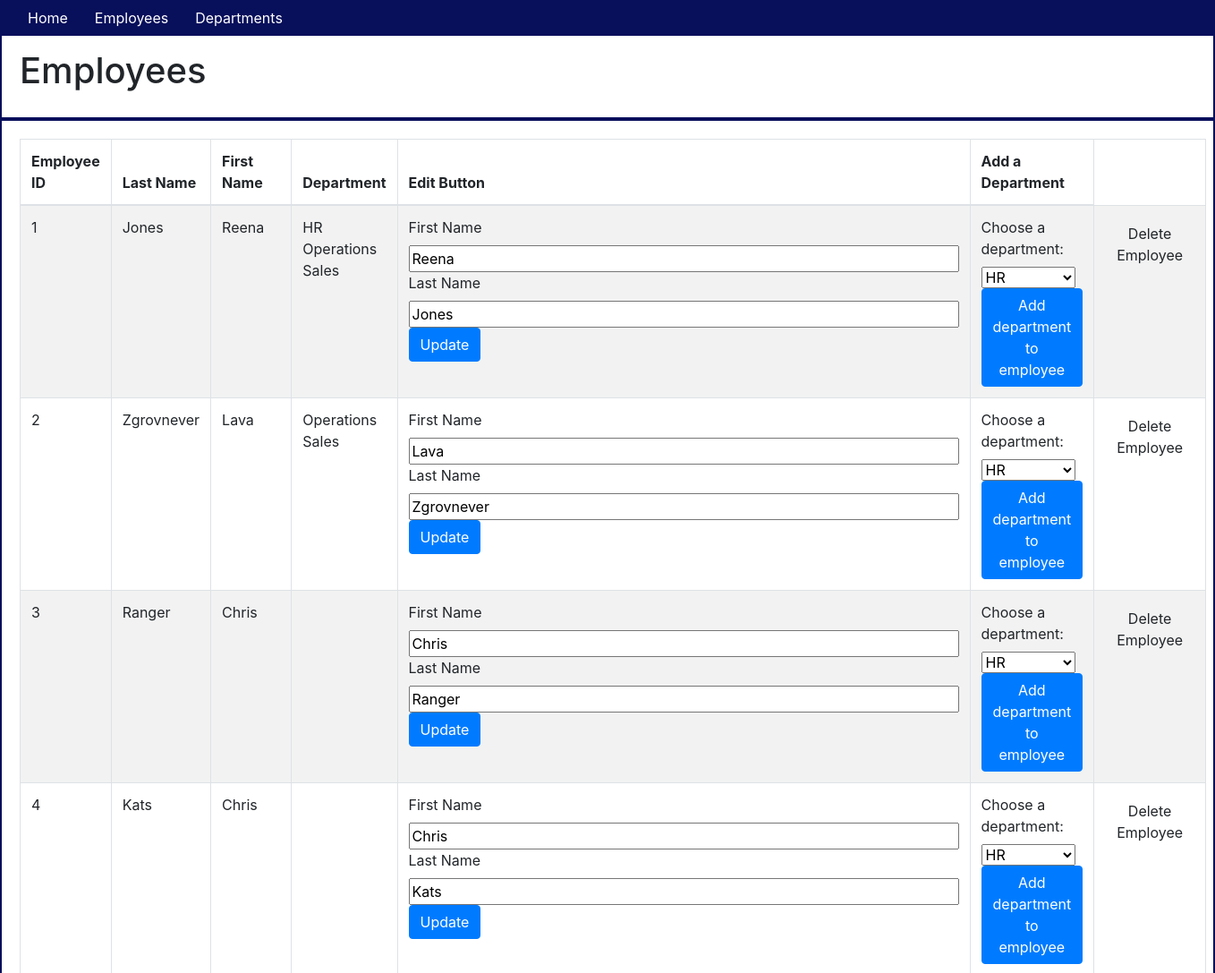
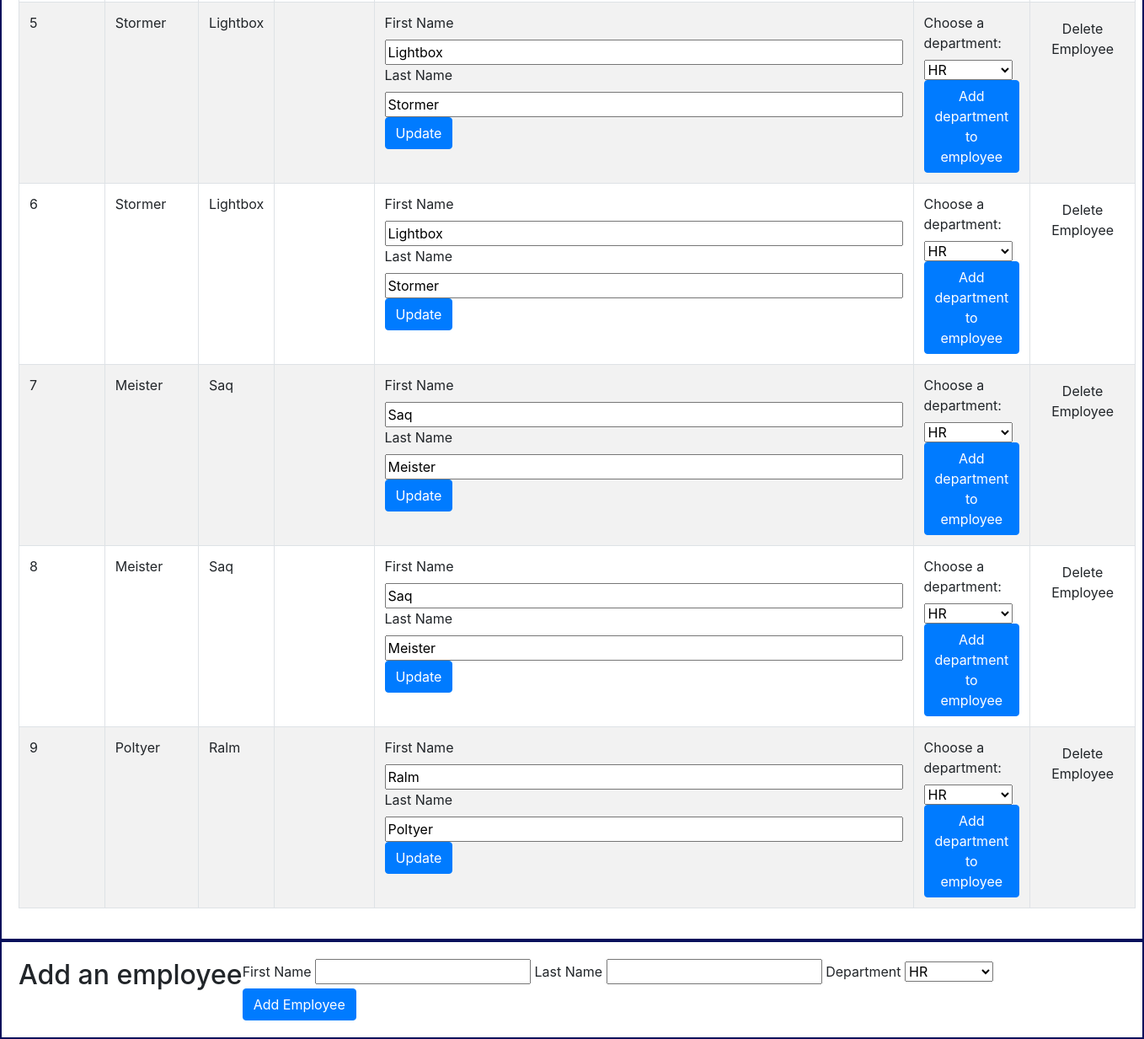
The page /employees on the database its author committed (2 pictures, top to bottom).
### app/models.py (models this page shows, shortened)
class Employee(db.Model):
    id = db.Column(db.Integer, primary_key=True)
    first_name = db.Column(db.String(64))
    last_name = db.Column(db.String(64), index=True)
    departments = db.relationship('Department', secondary=links, backref='employee', lazy='dynamic')

class Department(db.Model):
    id = db.Column(db.Integer, primary_key=True)
    name = db.Column(db.String(64))
    employees = db.relationship('Employee', secondary=links, backref='department', lazy='dynamic')
    def __repr__(self):
        return '<{} Department>'.format(self.name)

### app/routes.py (the view)
@app.route('/employees')
def show_employees():
    employees = Employee.query.all()
    departments = Department.query.all()
    return render_template('employees.html', title="Employees", employees=employees, departments=departments)

### app/templates/employees.html (shortened to what this page needs)
{% extends "base.html" %} {% block content %}
<div class="container-fluid">
    <div class="row">
        <h1>Employees</h1>
    </div>
    <div class="row">
        <table class="table table-striped table-bordered">
            <thead>
                <th>Employee ID</th>
                <th>Last Name</th>
                <th>First Name</th>
                <th>Department</th>
                <th>Edit Button</th>
                <th>Add a Department</th>
            </thead>
            <tbody>
                {% for employee in employees %}
                <tr>
                    <td>{{employee.id}}</td>
                    <td>{{employee.last_name}}</td>
                    <td>{{employee.first_name}}</td>
                    <td>
                        {% for employee_department in employee.departments %} {{employee_department.name}} {% endfor %}
                    </td>
                    <td>
                        <form method="POST" action="/employees/{{employee.id}}/update">
                            <label for="first_name">First Name</label>
                            <input type="text" value="{{employee.first_name}}" name="new_first_name" size="55"><br>
                            <label for="last_name">Last Name</label>
                            <input type="text" value="{{employee.last_name}}" name="new_last_name" size="55"><br>
                            <button type="submit" class="btn btn-primary" value="Update">Update</button>
                        </form>
                    </td>
                    <td>
                        <form method="POST" action="/employees/{{employee.id}}/add_department">
                            <label for="departments">Choose a department:</label><br>
                            <select id="departments">
                                {% for department in departments %}
                                <option value="{{department}}" name="department">
                                    {{department.name}}</option><br>
                                {% endfor %}
                            </select>
                            <button type="submit" class="btn btn-primary" value="add_department_to_employee">Add
                                department to
                                employee</button>
                        </form>
                    </td>
                    <td>
                        <form action="{{url_for('delete_employee', employee_id=employee.id)}}" method="POST">
                            <button type="submit" class="save btn btn-default" value="Delete Employee">Delete
                                Employee</button>
                        </form>
                    </td>
                </tr>
                {% endfor %}
            </tbody>
        </table>
    </div>
    <div class="row">
        <h2>Add an employee</h2>
        <form action="/employees" method="POST">
            <label for="first_name">First Name</label>
            <input type="text" name="first_name" id="first_name" required />
            <label for="last_name">Last Name</label>
            <input type="text" name="last_name" id="last_name" required />
            <label for="department">Department</label>
            <select id="department">
                {% for department in departments %}
                <option value="{{department}}" name="department" id="department">
                    {{department.name}}</option><br>
                {% endfor %}
            </select>
            <br>
            <button type="submit" class="btn btn-primary" value="Add Employee">Add Employee</button>
        </form>
    </div>
</div>
{% endblock %}

### app/static/css/styles.css (style rules this page uses)
.row { padding: 20px; border: solid #080F5B 2px; }

### rows shown on the page
Employee: id "1", last_name "Jones", first_name "Reena", new_first_name "Reena", new_last_name "Jones"
Department: name "HR"
Department: name "Operations"
Department: name "Sales"
Employee: id "2", last_name "Zgrovnever", first_name "Lava", new_first_name "Lava", new_last_name "Zgrovnever"
Employee: id "3", last_name "Ranger", first_name "Chris", new_first_name "Chris", new_last_name "Ranger"
Employee: id "4", last_name "Kats", first_name "Chris", new_first_name "Chris", new_last_name "Kats"
Employee: id "5", last_name "Stormer", first_name "Lightbox", new_first_name "Lightbox", new_last_name "Stormer"
Employee: id "6", last_name "Stormer", first_name "Lightbox", new_first_name "Lightbox", new_last_name "Stormer"
Employee: id "7", last_name "Meister", first_name "Saq", new_first_name "Saq", new_last_name "Meister"
Employee: id "8", last_name "Meister", first_name "Saq", new_first_name "Saq", new_last_name "Meister"
Employee: id "9", last_name "Poltyer", first_name "Ralm", new_first_name "Ralm", new_last_name "Poltyer"

### other values the page prints
form field value "HR"
